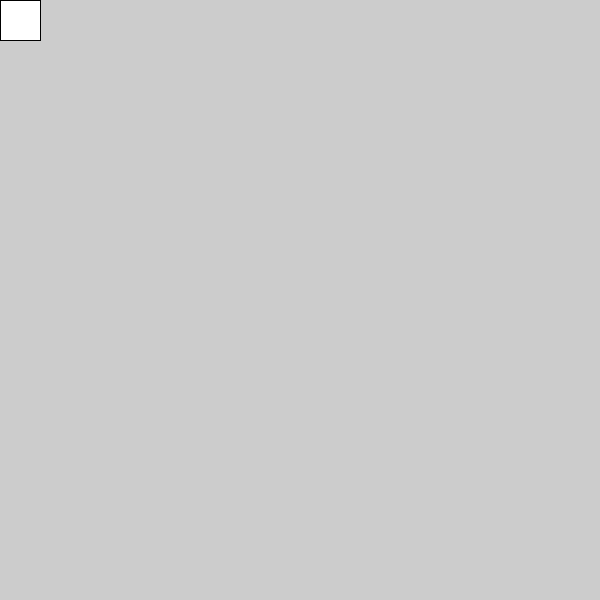
Frame 1 (no input)
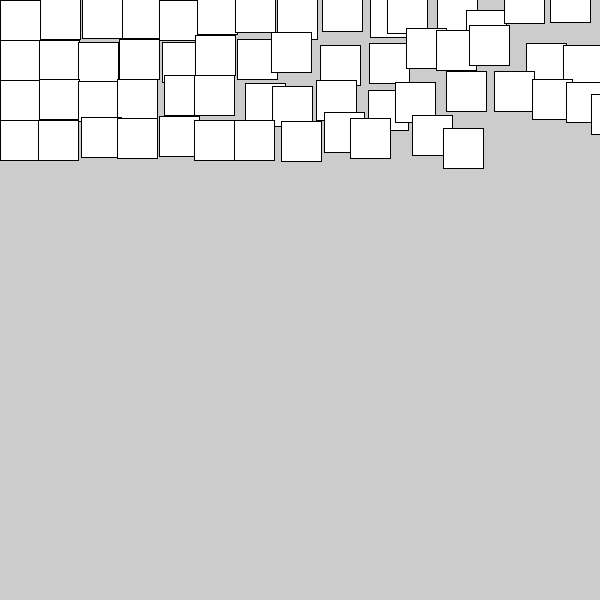
Frame 60 (the mouse pressed at the canvas centre just before this capture)
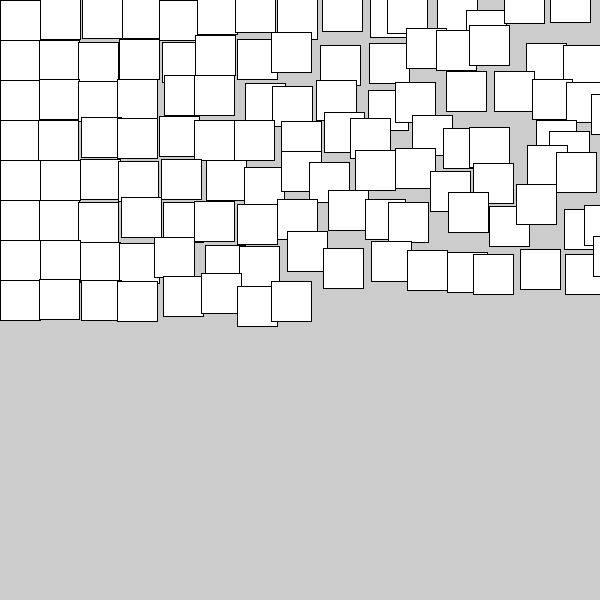
Frame 120 (the mouse held since frame 60 and released just before this capture)

The Processing sketch that drew these frames (run headless with seeded random() and noise(); from frame 60 on, the mouse is pressed at the canvas centre):

// Processing sketch: s16_georg_nees
// ── s16_georg_nees.pde
float x;
float y;
void setup() {
  size(600, 600);
   x = 0;
   y = 0;
}

void draw() {
  float r = map(x,  0, width,  0, 20);
  rect(x+random(-r, r), y+random(-r, r), 40, 40);
  
  x = x + 40;
  if(x > width) {
    x = 0;
    y = y + 40;
  }
}
void keyPressed () {
  if(key == 's') {
    // Save the image with a unique name
    save(System.currentTimeMillis() + ".png");
  }
}
